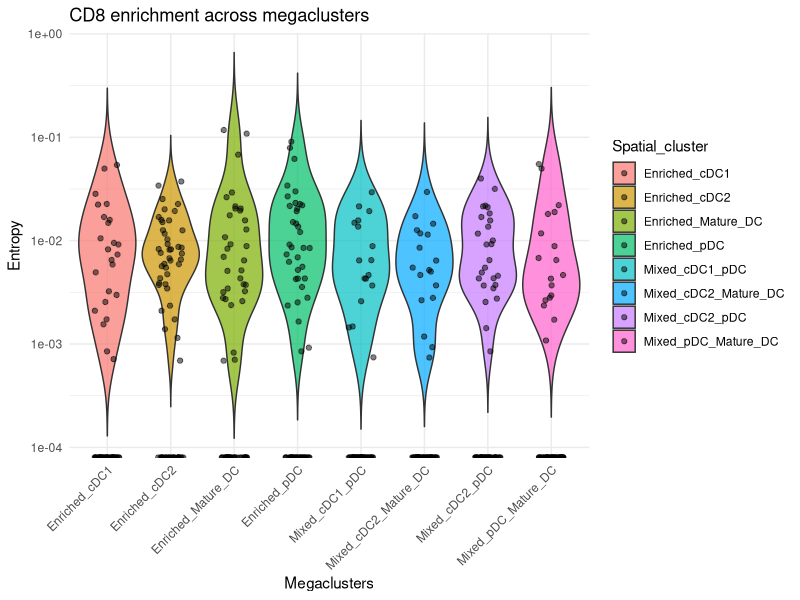
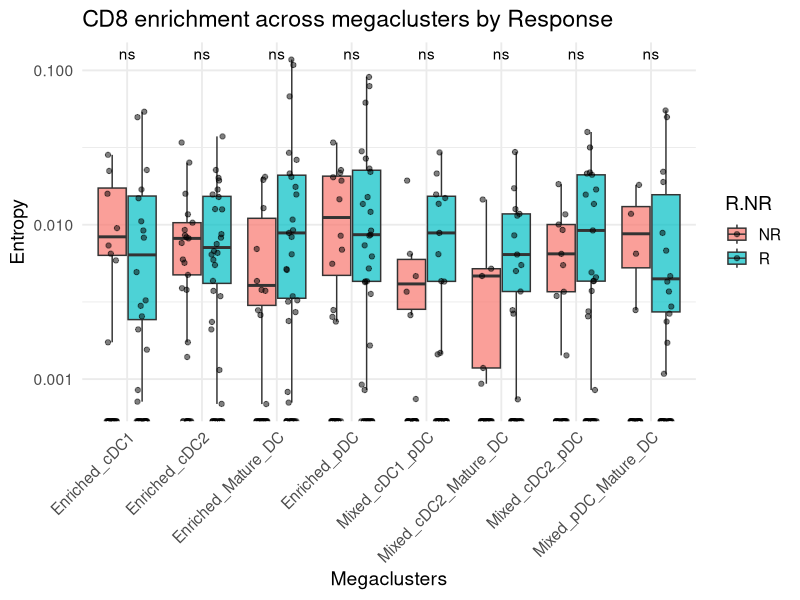
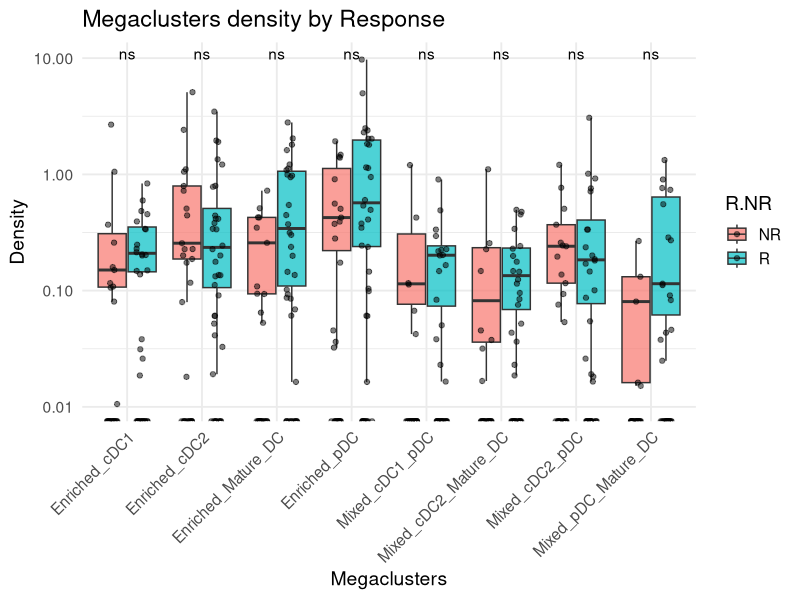
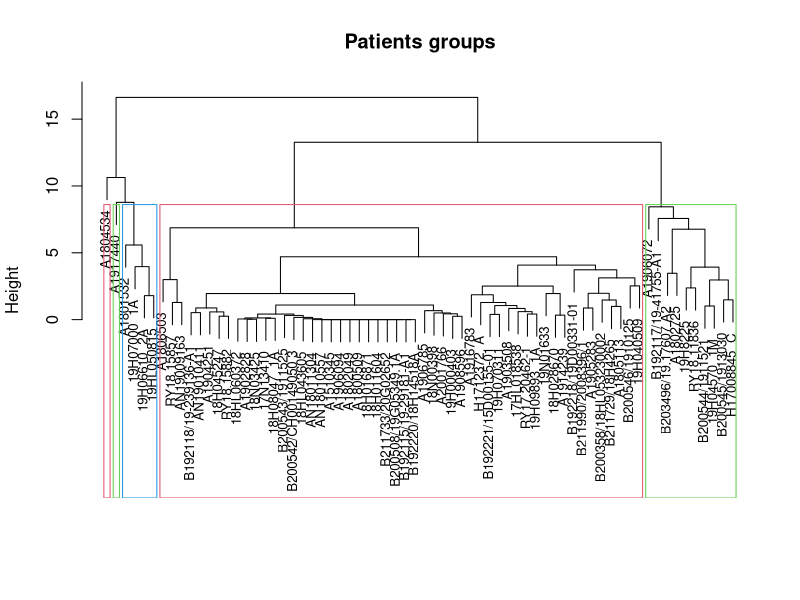
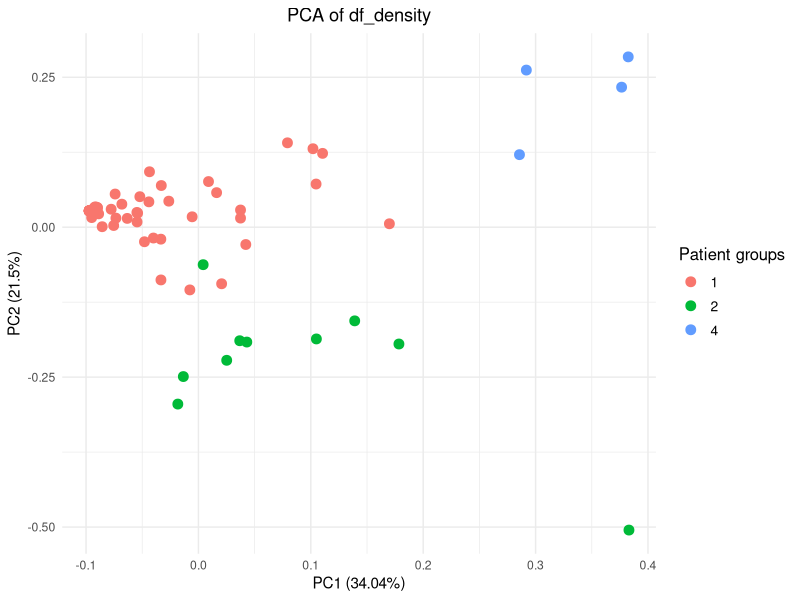
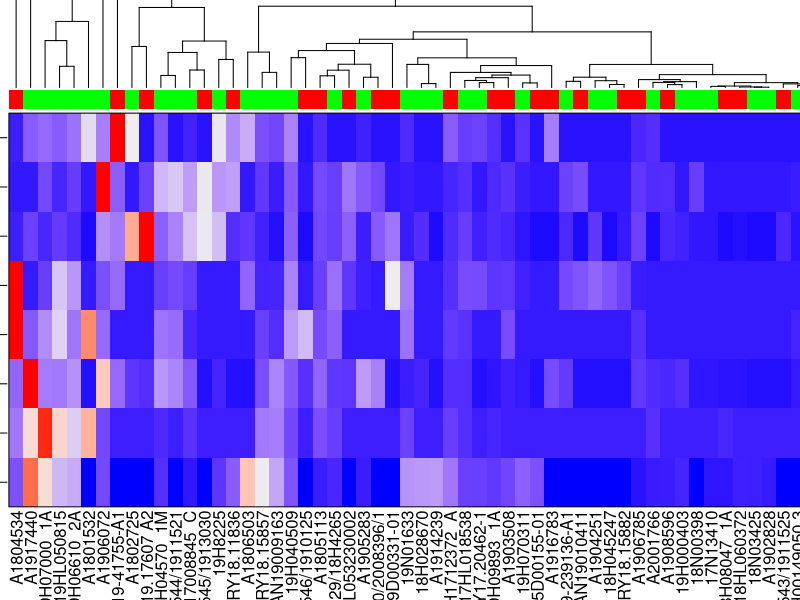
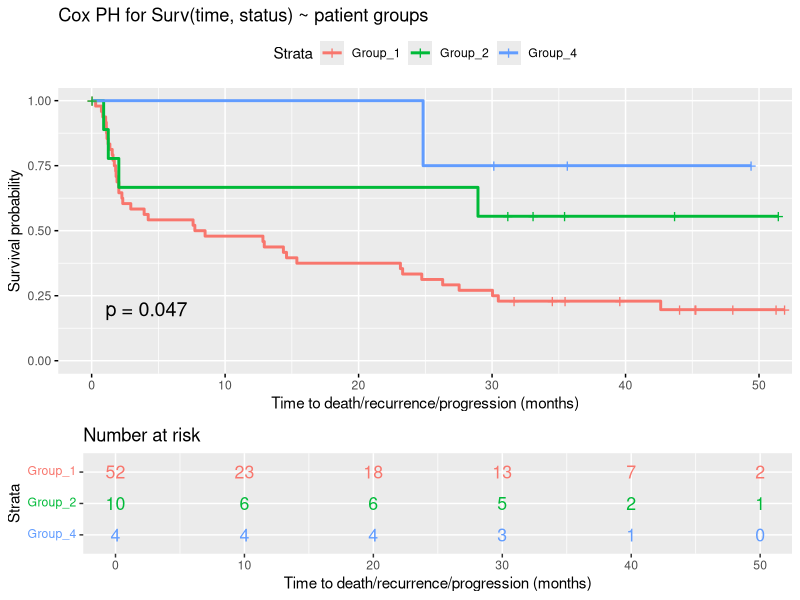

Source code (R) for these figures, in order: (Note: this script raises an error after producing the figures.)
## ---- chunk 1
library(dplyr)
library(ggplot2)
library(tidyr)
## ---- chunk 2
mega_clusters = read.csv("../input/raw_files/Table_mega_cluster_mm2.csv")
entropy_clusters = read.csv("../input/raw_files/table_entropy_mega_cluster.csv") %>%
  dplyr::filter(Spatial_cluster != "cDC1+") 
## ---- chunk 3
### Entropy values
df_entropy = entropy_clusters %>%
  dplyr::select(AN, Spatial_cluster, Value_entropy, R.NR, PFS, PFS_event) %>%
  tidyr::pivot_wider(
    names_from = Spatial_cluster,
    values_from = Value_entropy
  ) %>%
  tibble::column_to_rownames("AN") 

### Density values
df_density = mega_clusters %>%
  dplyr::select(AN, Cluster_type, Nombre_cluster_type_mm2) %>%
  tidyr::pivot_wider(
    names_from = Cluster_type,
    values_from = Nombre_cluster_type_mm2
  ) %>%
  tibble::column_to_rownames("AN") 

traitData = df_entropy %>%
  dplyr::select(R.NR, PFS, PFS_event)

df_entropy = df_entropy %>%
  dplyr::select(-R.NR, -PFS, -PFS_event)

#write.csv(df_entropy, file = "../input/MegaClusters_entropy.csv")
#write.csv(df_density, file = "../input/MegaClusters_density.csv")
## ---- chunk 4
ggplot(entropy_clusters, aes(x = Spatial_cluster, y = Value_entropy, fill = Spatial_cluster)) +
  geom_violin(trim = FALSE, alpha = 0.7, scale = "width") +
  geom_jitter(width = 0.2, alpha = 0.5, color = "black") +
  scale_y_log10() +
  labs(title = "CD8 enrichment across megaclusters",
       x = "Megaclusters",
       y = "Entropy") +
  theme_minimal() +
  theme(axis.text.x = element_text(angle = 45, hjust = 1))
## ---- chunk 5
ggplot(entropy_clusters, aes(x = Spatial_cluster, y = Value_entropy, fill = R.NR)) +
  geom_boxplot(alpha = 0.7, position = position_dodge(width = 0.8), outlier.shape = NA) +
  geom_jitter(alpha = 0.5, color = "black", 
              position = position_jitterdodge(jitter.width = 0.15, dodge.width = 0.8)) +
  ggpubr::stat_compare_means(
    aes(group = R.NR), 
    method = "wilcox.test",
    label = "p.signif",
    label.y.npc = "top",
    paired = FALSE
  ) +
  labs(
    title = "CD8 enrichment across megaclusters by Response",
    x = "Megaclusters",
    y = "Entropy"
  ) +
  theme_minimal(base_size = 14) +
  scale_y_log10() +
  theme(
    axis.text.x = element_text(angle = 45, hjust = 1)
  )
## ---- chunk 6
ggplot(mega_clusters, aes(x = Cluster_type, y = Nombre_cluster_type_mm2, fill = R.NR)) +
  geom_boxplot(alpha = 0.7, position = position_dodge(width = 0.8), outlier.shape = NA) +
  geom_jitter(alpha = 0.5, color = "black", 
              position = position_jitterdodge(jitter.width = 0.15, dodge.width = 0.8)) +
  ggpubr::stat_compare_means(
    aes(group = R.NR), 
    method = "wilcox.test",
    label = "p.signif",
    label.y.npc = "top",
    paired = FALSE
  ) +
  labs(
    title = "Megaclusters density by Response",
    x = "Megaclusters",
    y = "Density"
  ) +
  theme_minimal(base_size = 14) +
  scale_y_log10() +
  theme(
    axis.text.x = element_text(angle = 45, hjust = 1)
  )
## ---- chunk 7
# df_density = df_density[-which(rowSums(df_density)==0),]
# traitData = traitData[rownames(traitData)%in%rownames(df_density),]

## Heatmap annotations
ann_colors <- ComplexHeatmap::HeatmapAnnotation(
  Response = traitData$R.NR, 
  
  col = list(
    Response = c("R" = "green", "NR" = "red")
  ),
  
  annotation_legend_param = list(labels_gp = grid::gpar(fontsize = 10), legend_width = unit(12, "cm"), 
                                 legend_heigh = unit(12, "cm"), title_gp = grid::gpar(fontsize = 12))
)

## Heatmap

## Proportions
#df_density_proportions = sweep(df_density, 1, rowSums(df_density), FUN = "/") 
#df_density_proportions[is.na(df_density_proportions)] <- 0 ### Samples with all 0s are going to be NAs

dend_column = as.dendrogram(hclust(dist(scale(df_density)), method = "ward.D2"))

ht1 = ComplexHeatmap::Heatmap(t(scale(df_density)), 
        border = T, cluster_columns = dend_column, 
        top_annotation = ann_colors, column_gap = unit(8, "mm"), 
        name = "Megaclusters density", clustering_method_rows = "ward.D2", 
        column_dend_height = unit(5, "cm"), row_dend_width = unit(5, "cm"), 
        column_dend_reorder = T, row_dend_reorder = F,
        show_row_names = T, 
        show_heatmap_legend = T, 
        row_names_gp = grid::gpar(fontsize = 16), 
        column_names_gp = grid::gpar(fontsize =12), 
        width = unit(25, "cm"), height = unit(10, "cm"), na_col = "grey90",
        heatmap_legend_param = list(labels_gp = grid::gpar(fontsize = 12), legend_width = unit(12, "cm"), 
                                    legend_heigh = unit(12, "cm"), title_gp = grid::gpar(fontsize = 12)))


pdf("Results/Density_megaclusters_clusters", width = 20, height = 10)
ComplexHeatmap::draw(ht1, show_heatmap_legend = T, heatmap_legend_side = "left", annotation_legend_side = 'left')
dev.off()
## ---- chunk 8
hc = hclust(dist(scale(df_density)), method = "ward.D2")
k = 5
clusters <- cutree(hc, k = k)
plot(hc, main = "Patients groups", xlab = "", sub = "", cex = 0.8)
rect.hclust(hc, k = k, border = 2:4)

coldata = traitData %>%
  dplyr::mutate(Groups = clusters)
## ---- chunk 9
coldata = coldata %>%
  dplyr::filter(Groups %in% c(1,2,4))
# coldata = coldata %>%
#   dplyr::filter(Groups != 4)
df_density = df_density[rownames(df_density)%in%rownames(coldata),] ## Subset to only patients within the patient groups

#coldata$Groups = ifelse(coldata$Groups %in% c(4,2), 2, coldata$Groups)
## ---- chunk 10
library(ggplot2)
library(ggfortify) 
# Ensure Groups is in the data
df_plot <- as.data.frame(df_density)
df_plot$Groups <- factor(coldata$Groups)  # add Groups column

# Run PCA
pca_result <- prcomp(scale(df_density), center = TRUE, scale. = FALSE)

# Plot PCA
autoplot(pca_result, data = df_plot, 
         colour = 'Groups',   # column name as string
         label = FALSE, 
         size = 3) +
  theme_minimal() +
  ggtitle("PCA of df_density") +
  theme(plot.title = element_text(hjust = 0.5),
        legend.title = element_text(size = 12),
        legend.text = element_text(size = 10)) +
  labs(colour = "Patient groups")
## ---- chunk 11
compute.survival.analysis = function(features, survival.data, time_unit, p.value = 0.05) {
  library(survival)
  n_features <- ncol(features)
  significant_combinations <- list() # To store significant feature combinations

  # Create a formula dynamically based on the combination
  formula <- as.formula("Surv(time, status) ~ groups")
  
  # Prepare the data for survival analysis
  data_for_model <- data.frame("time" = survival.data$PFS,
                               "status" = survival.data$PFS_event,
                               "response" = survival.data$R.NR) 
  
  data_for_model$coxHL <- paste0("Group_", survival.data$Groups)

  # Perform Kaplan-Meier based on coxHL
  km_fit <- survival::survfit(survival::Surv(time, status) ~ coxHL, data = data_for_model)
  
  pval <- survminer::surv_pvalue(km_fit, data = data_for_model)$pval #Performs log-rank test to see whether both survival curves are significantly different
  
  ### Set colors of each curve with the correct order 
  strata_names <- gsub("coxHL=", "", names(km_fit$strata)) 
  legend_labels <- strata_names
  legend.labs = legend_labels

  pdf("Results/SurvPlot_groups", width = 10, height = 5, onefile = FALSE)
  print(survminer::ggsurvplot(km_fit,
                   data = data_for_model,
                   size = 1,
                   conf.int.style = "step",
                   pval = TRUE,
                   risk.table = TRUE,
                   risk.table.col = "strata",
                   legend.labs = legend.labs,
                   risk.table.height = 0.3,
                   ggtheme = theme_grey(),
                   title = paste0("Cox PH for Surv(time, status) ~ patient groups"),
                   xlab = paste0("Time to death/recurrence/progression (", time_unit, ")")
  ))
  dev.off()

}
## ---- chunk 12
res_clusters = compute.survival.analysis(scale(df_density), coldata, "months", p.value = 1)
## ---- chunk 13
## Heatmap annotations
ann_colors <- ComplexHeatmap::HeatmapAnnotation(
  Response = coldata$R.NR, 
  
  col = list(
    Response = c("R" = "green", "NR" = "red")
  ),
  
  annotation_legend_param = list(labels_gp = grid::gpar(fontsize = 10), legend_width = unit(12, "cm"), 
                                 legend_heigh = unit(12, "cm"), title_gp = grid::gpar(fontsize = 12))
)

ht1 = ComplexHeatmap::Heatmap(t(scale(df_density_proportions)), 
        border = T, cluster_columns = F, column_split = coldata$Groups,
        top_annotation = ann_colors, column_gap = unit(8, "mm"), 
        name = "Megaclusters density", clustering_method_rows = "ward.D2", 
        column_dend_height = unit(5, "cm"), row_dend_width = unit(5, "cm"), 
        column_dend_reorder = T, row_dend_reorder = F,
        show_row_names = T, 
        show_heatmap_legend = T, 
        row_names_gp = grid::gpar(fontsize = 16), 
        column_names_gp = grid::gpar(fontsize =12), 
        width = unit(25, "cm"), height = unit(10, "cm"), na_col = "grey90",
        heatmap_legend_param = list(labels_gp = grid::gpar(fontsize = 12), legend_width = unit(12, "cm"), 
                                    legend_heigh = unit(12, "cm"), title_gp = grid::gpar(fontsize = 12)))


pdf("Results/Density_megaclusters_split_by_clusters", width = 20, height = 10)
ComplexHeatmap::draw(ht1, show_heatmap_legend = T, heatmap_legend_side = "left", annotation_legend_side = 'left')
dev.off()
## ---- chunk 14
patient_groups = coldata
save(patient_groups, file = "Patients_groups.RData")
